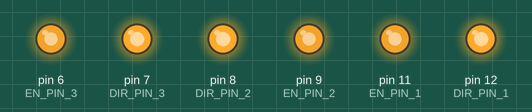
Simulated run of this sketch. Board: Arduino Uno, built with avr-gcc and run on an emulated ATmega328P. Parts: output pins drawn as LEDs (lit = HIGH).

Above: at 0.1 s.
Timing chart, 0 to 1.6 s (numbered marks = the images above):
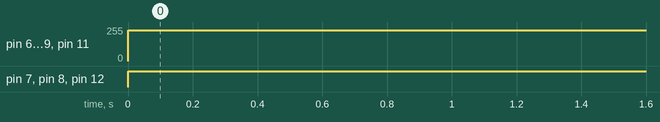

Measured:
- by itself, pin 6 (EN_PIN_3), pin 9 (EN_PIN_2), pin 11 (EN_PIN_1): 0/255 → 229/255 at 0.00 s
- by itself, pin 7 (DIR_PIN_3), pin 8 (DIR_PIN_2), pin 12 (DIR_PIN_1): LOW → HIGH at 0.00 s

The sketch:

KiwiDriveMotion.ino
```cpp
#define USE_TIMER_1   true

#include "TimerInterrupt.h"
#include "ISR_Timer.h"

#define DIR_PIN_1     12
#define EN_PIN_1      11

#define DIR_PIN_2     8
#define EN_PIN_2      9

#define DIR_PIN_3     7
#define EN_PIN_3      6

typedef enum {
  STATE_GO_FORWARD, STATE_GO_BACK, STATE_GO_LEFT, STATE_GO_RIGHT, STATE_GO_NE, STATE_TURN_CCW, STATE_TURN_CW, STATE_STOP
} States_t;

States_t state;
float speed;

void setup() {
  // put your setup code here, to run once:
  Serial.begin(9600);

  pinMode(DIR_PIN_1, OUTPUT);
  pinMode(EN_PIN_1, OUTPUT);
  pinMode(DIR_PIN_2, OUTPUT);
  pinMode(EN_PIN_2, OUTPUT);
  pinMode(DIR_PIN_3, OUTPUT);
  pinMode(EN_PIN_3, OUTPUT);

  digitalWrite(DIR_PIN_1, LOW);
  analogWrite(EN_PIN_1, 0);
  digitalWrite(DIR_PIN_2, LOW);
  analogWrite(EN_PIN_2, 0);
  digitalWrite(DIR_PIN_3, LOW);
  analogWrite(EN_PIN_3, 0);

  state = STATE_STOP;
  speed = 0;
}

void loop() {
  // Specify the following behaviors:
  speed = 0.9;
  state = STATE_TURN_CW;

  switch (state) {
    case STATE_GO_FORWARD:
      //handleMotion(0, 255, 0);
      digitalWrite(DIR_PIN_1, LOW);
      analogWrite(EN_PIN_1, 221*speed);

      digitalWrite(DIR_PIN_2, HIGH);
      analogWrite(EN_PIN_2, 221*speed);

      analogWrite(EN_PIN_3, 0);
      break;
    case STATE_GO_BACK:
      //handleMotion(0, -255, 0);
      digitalWrite(DIR_PIN_1, HIGH);
      analogWrite(EN_PIN_1, 221*speed);

      digitalWrite(DIR_PIN_2, LOW);
      analogWrite(EN_PIN_2, 221*speed);

      analogWrite(EN_PIN_3, 0);
      break;
    case STATE_GO_LEFT:
      //handleMotion(-255, 0, 0);
      digitalWrite(DIR_PIN_1, LOW);
      analogWrite(EN_PIN_1, 127*speed);

      digitalWrite(DIR_PIN_2, LOW);
      analogWrite(EN_PIN_2, 127*speed);

      digitalWrite(DIR_PIN_3, HIGH);
      analogWrite(EN_PIN_3, 255*speed);
      break;
    case STATE_GO_RIGHT:
      //handleMotion(255, 0, 0);
      digitalWrite(DIR_PIN_1, HIGH);
      analogWrite(EN_PIN_1, 127*speed);

      digitalWrite(DIR_PIN_2, HIGH);
      analogWrite(EN_PIN_2, 127*speed);

      digitalWrite(DIR_PIN_3, LOW);
      analogWrite(EN_PIN_3, 255*speed);
      break;
    case STATE_GO_NE:
      //handleMotion(200, 200, 0);
      digitalWrite(DIR_PIN_1, LOW);
      analogWrite(EN_PIN_1, 66*speed);

      digitalWrite(DIR_PIN_2, HIGH);
      analogWrite(EN_PIN_2, 246*speed);

      digitalWrite(DIR_PIN_3, LOW);
      analogWrite(EN_PIN_3, 180*speed);
      break;
    case STATE_TURN_CCW:
      //handleMotion(0, 0, 255);
      digitalWrite(DIR_PIN_1, LOW);
      analogWrite(EN_PIN_1, 255*speed);

      digitalWrite(DIR_PIN_2, LOW);
      analogWrite(EN_PIN_2, 255*speed);

      digitalWrite(DIR_PIN_3, LOW);
      analogWrite(EN_PIN_3, 255*speed);
      break;
    case STATE_TURN_CW:
      //handleMotion(0, 0, -255);
      digitalWrite(DIR_PIN_1, HIGH);
      analogWrite(EN_PIN_1, 255*speed);

      digitalWrite(DIR_PIN_2, HIGH);
      analogWrite(EN_PIN_2, 255*speed);

      digitalWrite(DIR_PIN_3, HIGH);
      analogWrite(EN_PIN_3, 255*speed);
      break;
    case STATE_STOP:
      //handleMotion(0, 0, 0);
      analogWrite(EN_PIN_1, 0);
      analogWrite(EN_PIN_2, 0);
      analogWrite(EN_PIN_3, 0);
      break;
    default:
      Serial.println("What");
  }
}

void handleMotion(int v_x, int v_y, int Omega) {

}

// void changeState() {
//   state = state + 1;
// }
```
